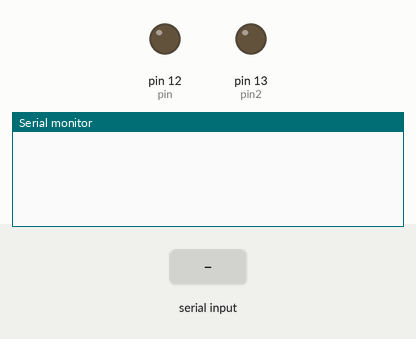
This sketch was run on a simulated Arduino Uno, built with avr-gcc and run on an emulated ATmega328P. On the bench: output pins drawn as LEDs (lit = HIGH), the last lines printed to the serial monitor. The test bench sets the inputs (shaded band).

Above: at 1.2 s.
1.3 s: "ON1\n" received over the second serial link
At 3.5 s:
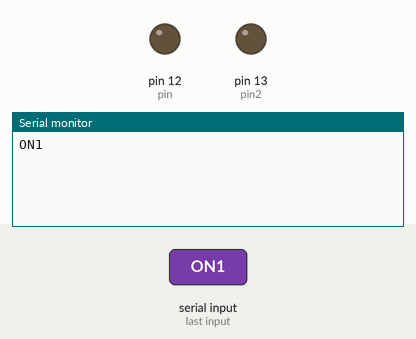
3.8 s: "OFF1\n" received over the second serial link
At 5.5 s:
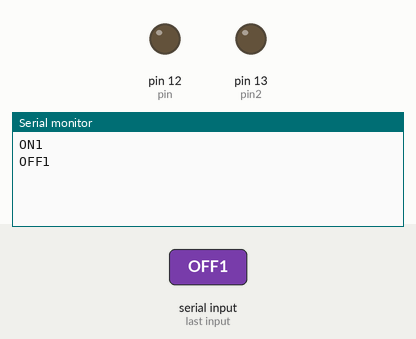
6.2 s: "1\n" received over the second serial link
At 8.5 s:
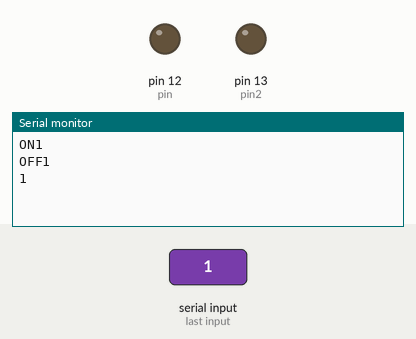

The sketch:

uno_op.ino
```cpp
#include <SoftwareSerial.h>

const int pin = 12;
const int pin2 = 13;
const int pin3 = 11;
const int pin4 = 10;
SoftwareSerial esp(7,6);

void setup() {
Serial.begin(9600);
esp.begin(9600);
pinMode(pin,OUTPUT);
pinMode(pin2,OUTPUT);
}

void loop() {

String line = esp.readStringUntil('\r');
Serial.print(line);

if(line=="ON1"){
  digitalWrite(pin, HIGH);
}
if(line=="OFF1"){
  digitalWrite(pin, LOW);
}

if(line=="ON0"){
  digitalWrite(pin2, HIGH);
}
if(line=="OFF0"){
  digitalWrite(pin2,LOW);
}
}
```

Measured:
- after the input at 1.3 s, the serial monitor: prints a new line after 1.0 s (image 1)
- after the input at 3.8 s, the serial monitor: prints a new line after 1.0 s (image 2)
- after the input at 6.2 s, the serial monitor: prints a new line after 1.0 s (image 3)
